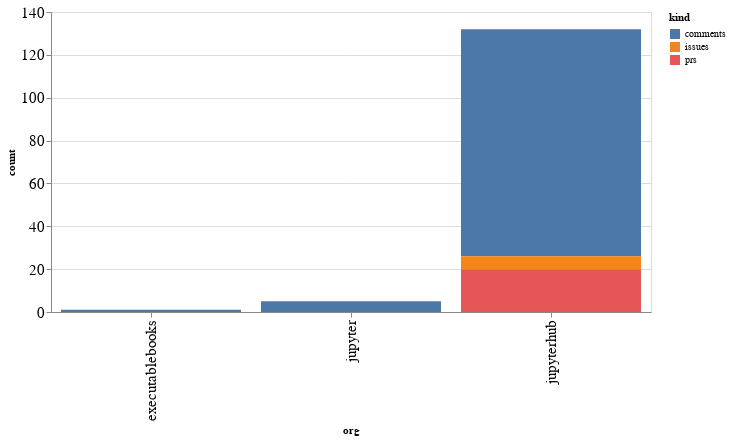

Notebook code cell kept with this figure:
### Code cell
alt.Chart(org_summaries, width=600).mark_bar().encode(
    x='org',
    y='count',
    color='kind',
    tooltip="org"
)

### Figure 1 — Vega-Lite specification as saved in the notebook (floating-point values rounded to 4 significant figures)
{"config": {"axisLeft": {"labelFontSize": 15}, "axisBottom": {"labelFontSize": 15}}, "data": {"name": "data-b376ff4e265ea6610670e91a8869b2a4"}, "mark": "bar", "encoding": {"color": {"type": "nominal", "field": "kind"}, "tooltip": {"type": "nominal", "field": "org"}, "x": {"type": "nominal", "field": "org"}, "y": {"type": "quantitative", "field": "count"}}, "width": 600, "$schema": "https://vega.github.io/schema/vega-lite/v4.8.1.json", "datasets": {"data-b376ff4e265ea6610670e91a8869b2a4": [{"org": "executablebooks", "kind": "comments", "count": 1}, {"org": "jupyter", "kind": "comments", "count": 5}, {"org": "jupyterhub", "kind": "comments", "count": 106}, {"org": "jupyterhub", "kind": "issues", "count": 6}, {"org": "jupyterhub", "kind": "prs", "count": 20}]}}
